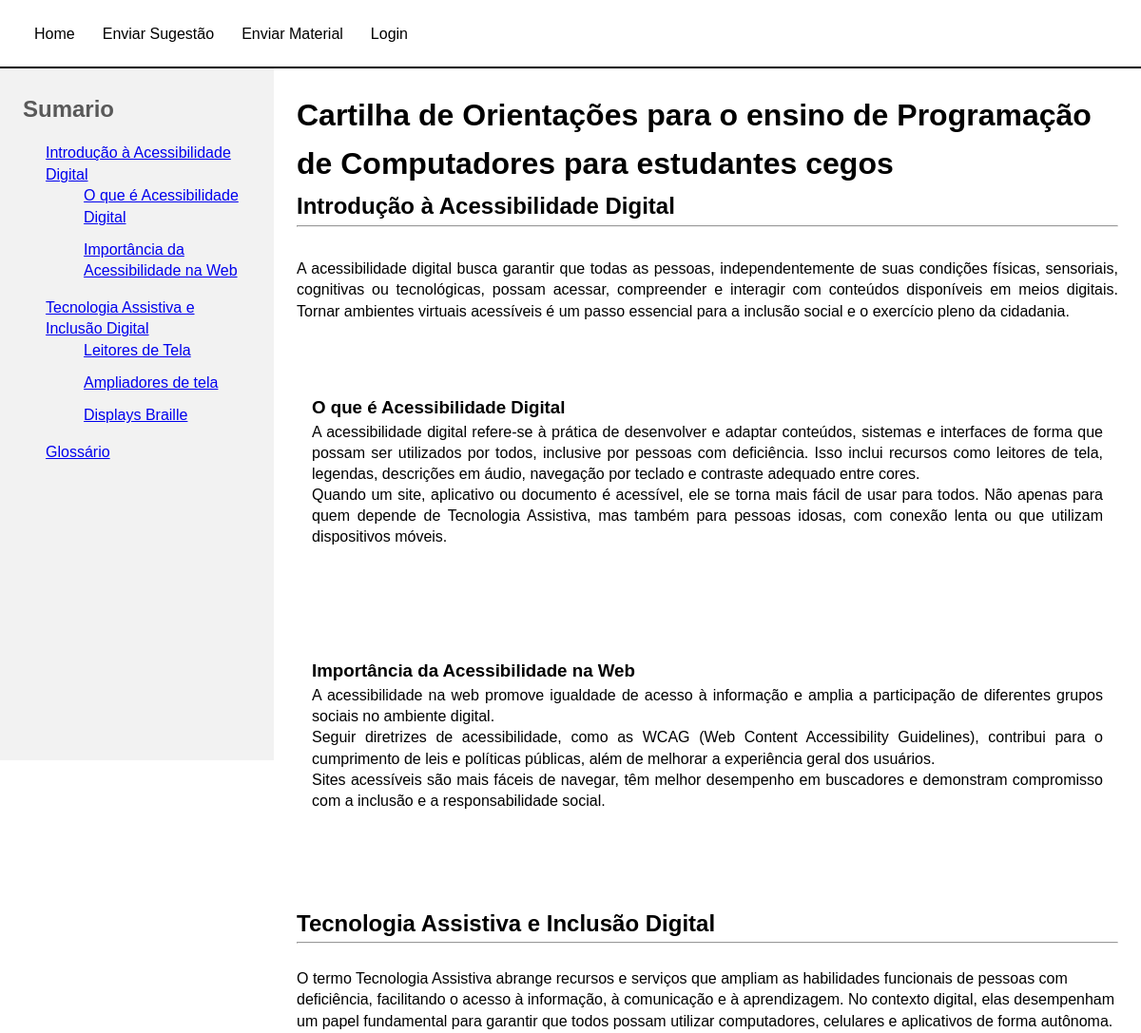
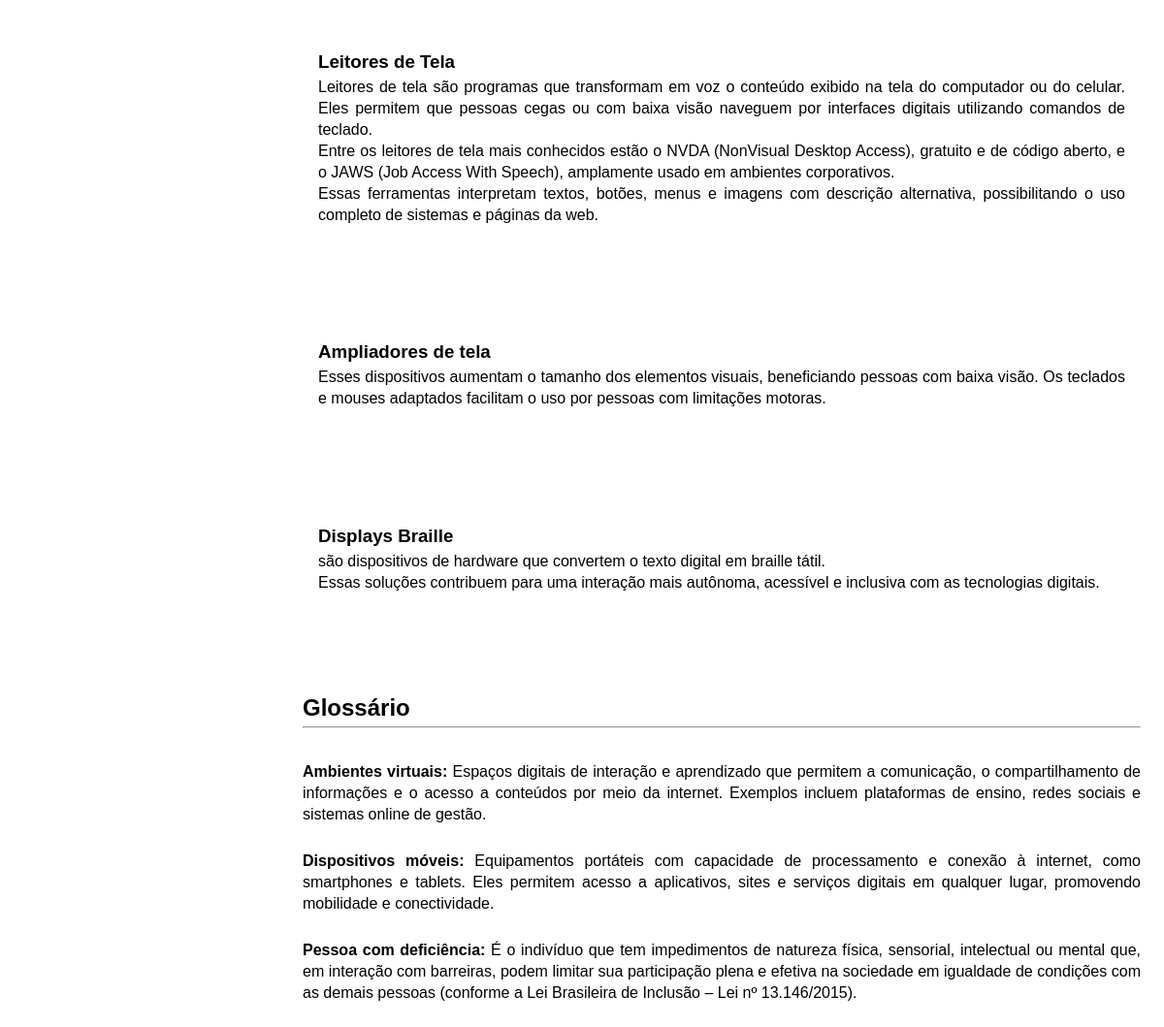
The page /View/Home.php on the database its author committed (2 pictures, top to bottom).
### tables this page shows
CREATE TABLE `subsecoes` (
  `id` int(11) NOT NULL,
  `titulo` varchar(255) NOT NULL,
  `conteudo` text NOT NULL,
  `id_autor` int(11) NOT NULL,
  `id_secao` int(11) NOT NULL,
  `data_publicacao` timestamp NOT NULL DEFAULT current_timestamp(),
  `data_atualizacao` timestamp NOT NULL DEFAULT current_timestamp() ON UPDATE current_timestamp(),
  `ordem` int(11) DEFAULT 0
);

### Conexao/ConexaoConfig.php (called while the page is built, shortened)
<?php
class ConexaoConfig {
	private $sgbd;
	private $host;
	private $bd;
	private $usuario;
	private $senha;
	public function __construct(){
		$iniFile = parse_ini_file(__DIR__ . "/config.ini");
		$this->sgbd = $iniFile["sgbd"];
		$this->host = $iniFile["host"];
		$this->bd = $iniFile["bd"];
		$this->usuario = $iniFile["usuario"];
		$this->senha = $iniFile["senha"];
	}
	public function getSgbd() {
		return $this->sgbd;
	}
	public function getHost() {
		return $this->host;
	}
	public function getBd() {
		return $this->bd;
	}
	public function getUsuario() {
		return $this->usuario;
	}
	public function getSenha() {
		return $this->senha;
	}
}

### Conexao/Conexao.php (called while the page is built, shortened)
<?php
include_once 'ConexaoConfig.php';
class Conexao {
    private static $conexao;
    public static function getConexao() {
    	$config = new ConexaoConfig();
    	if (!isset(self::$conexao)) {
    		self::$conexao = new PDO($config->getSgbd().":host=".$config->getHost()."; dbname=".$config->getBd().";", $config->getUsuario(), $config->getSenha());
    		self::$conexao->setAttribute(PDO::ATTR_ERRMODE, PDO::ERRMODE_EXCEPTION);
    	}
    	return self::$conexao;
    }
}
?>

### Controller/SecaoDAO.php (called while the page is built, shortened)
<?php
include_once __DIR__ . '/../Conexao/Conexao.php';
class SecaoDAO {
    private $conexao;
    public function __construct() {
        $this->conexao = Conexao::getConexao();
    }
    public function listarTodas() {
        $stmt = $this->conexao->prepare('SELECT * FROM secoes ORDER BY nome ASC');
        $stmt->execute();
        return $stmt->fetchAll(PDO::FETCH_ASSOC);
    }
}

### Controller/SubSecaoDAO.php (called while the page is built, shortened)
<?php
include_once __DIR__ . '/../Conexao/Conexao.php';
class SubSecaoDAO
{
    private $conexao;
    public function __construct()
    {
        $this->conexao = Conexao::getConexao();
    }
    public function listarTodasemOrdem()
{
    $sql = "
        SELECT
            sec.id                 AS secao_id,
            sec.nome               AS secao_nome,
            sec.descricao          AS secao_descricao,
            sub.id                 AS sub_id,
            sub.titulo             AS sub_titulo,
            sub.conteudo           AS sub_conteudo,
            sub.data_publicacao    AS sub_data_publicacao,
            u.nome_usuario         AS autor,
            sub.ordem              AS sub_ordem
        FROM subsecoes sub
        JOIN secoes sec   ON sub.id_secao = sec.id
        JOIN usuarios u   ON sub.id_autor = u.id
        ORDER BY sec.ordem ASC, sub.ordem ASC
    ";
    $stmt = $this->conexao->prepare($sql);
    $stmt->execute();
    return $stmt->fetchAll(PDO::FETCH_ASSOC);
}
}

### View/Home.php (the view, shortened to what this page needs)
<?php
include_once __DIR__ . '/../Controller/SubSecaoDAO.php';
include_once __DIR__ . '/../Controller/SecaoDAO.php';
$subSecaoDAO = new SubSecaoDAO();
$subsecoes = $subSecaoDAO->listarTodasemOrdem();
$secaoDAO = new SecaoDAO();
$secoes = $secaoDAO->listarTodas();
usort($secoes, function ($a, $b) {
    return ($a['ordem'] ?? 0) <=> ($b['ordem'] ?? 0);
});
$agrupado = [];
foreach ($secoes as $sec) {
    $secaoId = $sec['id'] ?? 'sec_undefined';
    $agrupado[$secaoId] = [
        'id' => $secaoId,
        'nome' => $sec['nome'] ?? 'Sem título de seção',
        'descricao' => $sec['descricao'] ?? '',
        'subsecoes' => []
    ];
}
if (is_array($subsecoes)) {
    foreach ($subsecoes as $row) {
        $secaoId = $row['secao_id'] ?? 'sec_undefined';
        $agrupado[$secaoId]['subsecoes'][] = [
            'id' => $row['sub_id'] ?? null,
            'titulo' => $row['sub_titulo'] ?? 'Sem título',
            'conteudo' => $row['sub_conteudo'] ?? '',
            'data_publicacao' => $row['sub_data_publicacao'] ?? $row['data_publicacao'] ?? null,
            'autor' => $row['autor'] ?? 'Autor desconhecido',
        ];
    }
}
function renderTexto($texto)
{
    $texto = preg_replace('/\[nota\](.*?)\[\/nota\]/s', '<span class="nota">$1</span>', $texto);
    $texto = preg_replace_callback('/\[li\](.*?)\[\/li\]/s', function ($m) {
        return '<li>' . $m[1] . '</li>';
    }, $texto);
    $texto = preg_replace_callback('/\[ul\](.*?)\[\/ul\]/s', function ($m) {
        return '<ul>' . $m[1] . '</ul>';
    }, $texto);
    $texto = preg_replace_callback('/\[ol\](.*?)\[\/ol\]/s', function ($m) {
        return '<ol>' . $m[1] . '</ol>';
    }, $texto);
    $texto = preg_replace_callback(
        '/((?:.(?!<ul|<ol|<li|<span))*.?)/s',
        function ($matches) {
            return nl2br($matches[0]);
        },
        $texto
    );
    return $texto;
}
?>
<!DOCTYPE html>
<html lang="pt-BR">
<head>
    <link rel="stylesheet" href="../Css/sumario.css">
    <link rel="stylesheet" href="../Css/home.css">
</head>
<body>
    <?php
    include_once __DIR__ . '/header.php';
    include_once __DIR__ . '/sumario.php';
    ?>
    <main>
        <h1 class="text-center mb-5">
            Cartilha de Orientações para o ensino de Programação de Computadores para estudantes cegos
        </h1>
        <?php if (!empty($agrupado)): ?>
            <?php foreach ($agrupado as $secao): ?>
                <section id="secao-<?= $secao['id'] ?>" tabindex="-1" class="mb-5">
                    <h2><?= htmlspecialchars($secao['nome']) ?></h2>
                    <hr class="linha"><br>
                    <p><?= renderTexto($secao['descricao']) ?></p><br>
                    <?php if (!empty($secao['subsecoes'])): ?>
                        <?php foreach ($secao['subsecoes'] as $sub): ?>
                            <article id="subsecao-<?= $sub['id'] ?>" class="card mb-3">
                                <div class="card-body">
                                    <h3 class="card-title"><?= htmlspecialchars($sub['titulo']) ?></h3>
                                    <p class="card-text"><?= renderTexto($sub['conteudo']) ?></p>
                                </div>
                            </article>
                        <?php endforeach; ?>
                    <?php endif; ?>
                </section>
            <?php endforeach; ?>
        <?php endif; ?>
    </main>
</body>
</html>

### View/sumario.php (shortened to what this page needs)
<?php
include_once __DIR__ . '/../Controller/SecaoDAO.php';
?>
<!DOCTYPE html>
<html lang="pt-BR">
<head>
    <link rel="stylesheet" href="../Css/sumario.css">
</head>
<body>
    <aside id="sumario" aria-label="Sumário de navegação">
        <h2>Sumario</h2>
        <ul>
            <?php foreach ($agrupado as $secao): ?>
                <li>
                    <a href="#secao-<?= $secao['id'] ?>" aria-label="Ir para a seção <?= htmlspecialchars($secao['nome']) ?>">
                        <?= htmlspecialchars($secao['nome']) ?>
                    </a>
                    <?php if (!empty($secao['subsecoes'])): ?>
                        <ul>
                            <?php foreach ($secao['subsecoes'] as $sub): ?>
                                <li>
                                    <a href="#subsecao-<?= $sub['id'] ?>"
                                        aria-label="Ir para a subseção <?= htmlspecialchars($sub['titulo']) ?>">
                                        <?= htmlspecialchars($sub['titulo']) ?>
                                    </a>
                                </li>
                            <?php endforeach; ?>
                        </ul>
                    <?php endif; ?>
                </li>
            <?php endforeach; ?>
        </ul>
    </aside>
</body>
</html>

### Css/sumario.css (style rules this page uses)
#sumario { position: fixed; top: 4.5rem; left: 0; width: 18rem; height: calc(100vh - 4.5rem); overflow-y: auto; padding: 1.5rem; font-size: 1rem; line-height: 1.6; background-color: #f2f2f2; }
#sumario ul { list-style: none; padding-left: 0; }
#sumario li { margin-bottom: 0.75rem; }
#sumario li ul { padding-left: 1rem; }
#sumario h2 { color: #595959; margin-bottom: 1rem; }

### Css/home.css (style rules this page uses)
* { margin: 0; padding: 0; box-sizing: border-box; font-family: Arial, Helvetica, sans-serif; }
body { padding-top: 4.5rem; font-size: 1rem; line-height: 1.6; min-height: 100vh; display: flex; flex-direction: column; }
main { flex: 1; margin-left: 18rem; padding: 1.5rem; }
article.card { margin-bottom: 1.5rem; padding: 1rem; }
.linha { width: 100%; height: 2px; background-color: black; margin-right: 25px; }
.card-text, p, li { line-height: 1.4; margin: 0; padding: 0; }
ul, ol { margin: 0 0 1rem 1.5rem; }
li { line-height: 1.4; margin-bottom: 0.3rem; }
p { margin-bottom: 0.5rem; }

### rows shown on the page
subsecoes: titulo "O que é Acessibilidade Digital", conteudo "A acessibilidade digital refere-se à prática de desenvolver e adaptar conteúdos, sistemas e interfaces de forma que possam ser utilizados por todos, inclusive por pessoas com deficiência. Isso inclui recursos como leitores de tela, legendas, descrições em áudio, navegação por teclado e contraste adequado entre cores. Quando um site, aplicativo ou documento é acessível, ele se torna mais fácil de usar para todos. Não apenas para quem depende de Tecnologia Assistiva, mas também para pessoas idosas, com conexão lenta ou que utilizam dispositivos móveis."
subsecoes: titulo "Importância da Acessibilidade na Web", conteudo "A acessibilidade na web promove igualdade de acesso à informação e amplia a participação de diferentes grupos sociais no ambiente digital. Seguir diretrizes de acessibilidade, como as WCAG (Web Content Accessibility Guidelines), contribui para o cumprimento de leis e políticas públicas, além de melhorar a experiência geral dos usuários. Sites acessíveis são mais fáceis de navegar, têm melhor desempenho em buscadores e demonstram compromisso com a inclusão e a responsabilidade social."
subsecoes: titulo "Leitores de Tela", conteudo "Leitores de tela são programas que transformam em voz o conteúdo exibido na tela do computador ou do celular. Eles permitem que pessoas cegas ou com baixa visão naveguem por interfaces digitais utilizando comandos de teclado. Entre os leitores de tela mais conhecidos estão o NVDA (NonVisual Desktop Access), gratuito e de código aberto, e o JAWS (Job Access With Speech), amplamente usado em ambientes corporativos. Essas ferramentas interpretam textos, botões, menus e imagens com descrição alternativa, possibilitando o uso completo de sistemas e páginas da web."
subsecoes: titulo "Ampliadores de tela", conteudo "Esses dispositivos aumentam o tamanho dos elementos visuais, beneficiando pessoas com baixa visão. Os teclados e mouses adaptados facilitam o uso por pessoas com limitações motoras."
subsecoes: titulo "Displays Braille", conteudo "são dispositivos de hardware que convertem o texto digital em braille tátil. Essas soluções contribuem para uma interação mais autônoma, acessível e inclusiva com as tecnologias digitais."

### other values the page prints
$secao['nome'] "Introdução à Acessibilidade Digital"
$secao['nome'] "Tecnologia Assistiva e Inclusão Digital"
$secao['nome'] "Glossário"
